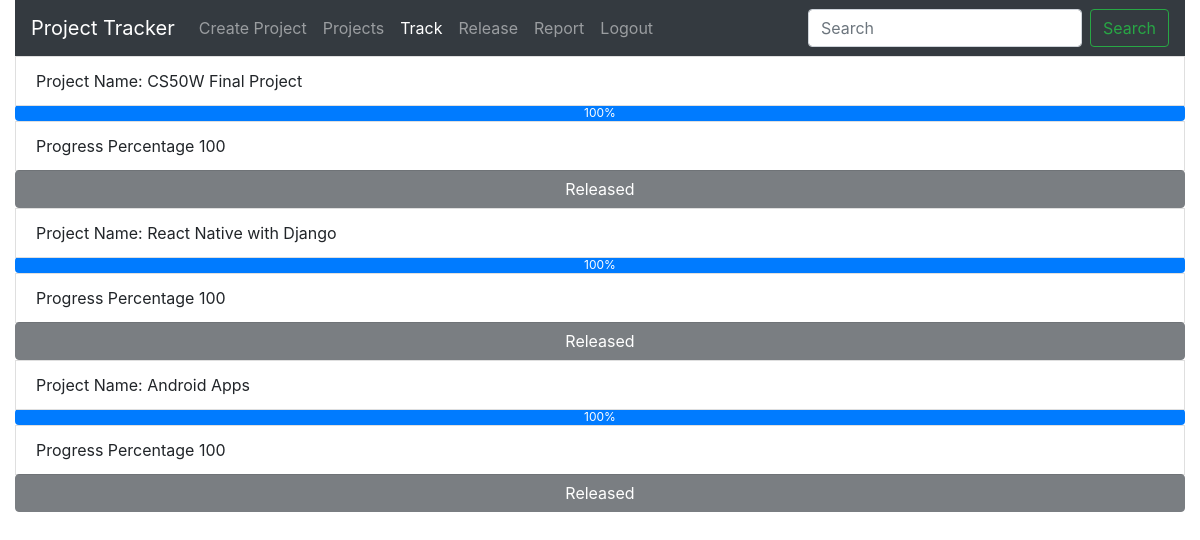
Before: /track (signed in) with the older database file.
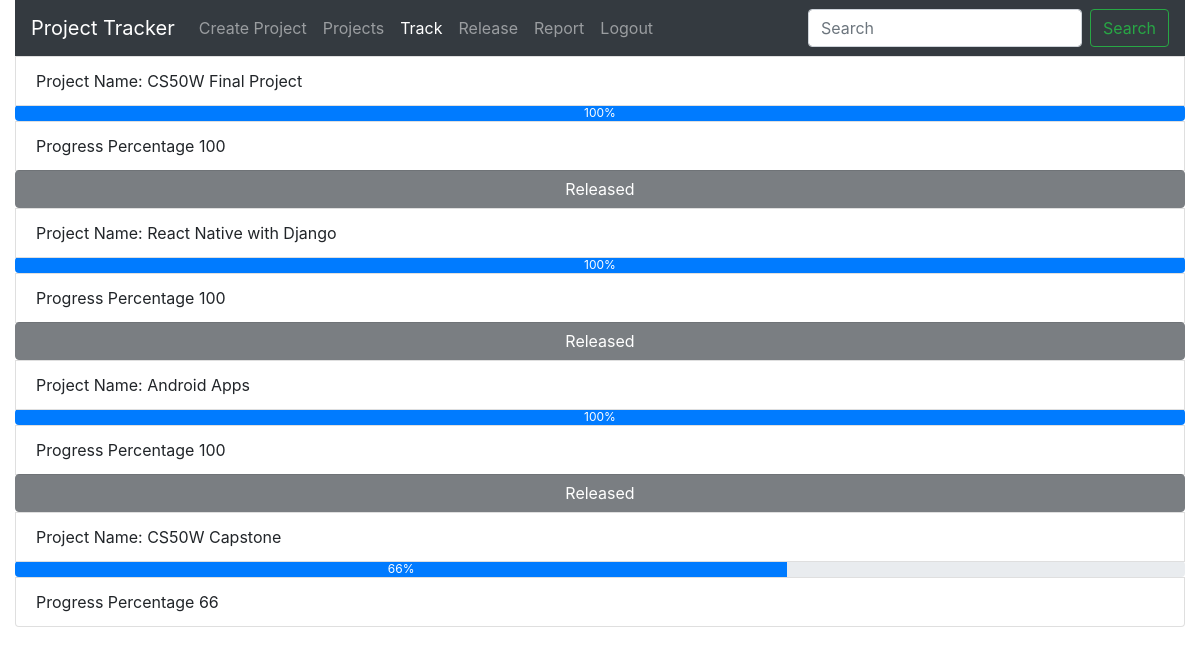
After: the same page with the newer database file.
### Pmanage/models.py (models this page shows)
class Project(models.Model):
    Project_name=models.CharField(max_length=64)
    team=models.IntegerField()
    complete_percentage=models.IntegerField()
    createdate=datetime.datetime.now()
    max_day=models.IntegerField()
    status=models.CharField(max_length=64,default="unrelease")

### Pmanage/views.py (the view)
# urls.py: path('track',views.track,name="Track"),
@login_required
def track(request):
    proj=Project.objects.all()
    return render(request, "Pmanage/Track.html",{"proj": proj})

### Pmanage/templates/Pmanage/Track.html (shortened to what this page needs)
{% extends 'Pmanage/layout.html' %}
{% block active2 %} active {% endblock active2 %}
{% block body %}
{% for projects in proj %}
<ul class="list-group">
    <li class="list-group-item">Project Name: {{projects.Project_name}}</li>
    <div class="progress">
        <div class="progress-bar" role="progressbar" style="width:{{projects.complete_percentage}}%;" aria-valuenow="{{projects.complete_percentage}}" aria-valuemin="0" aria-valuemax="100">{{projects.complete_percentage}}%</div>
      </div>
    <li class="list-group-item">Progress Percentage {{projects.complete_percentage}}</li>
     {% if  projects.complete_percentage == 100  %}
        {% if projects.status == "release" %}
     <button onclick="send('{{projects.id}}')" name="release" disabled  class="btn btn-dark">Released</button>
      {% elif projects.status == "unrelease" %}
     <button onclick="send('{{projects.id}}')" name="release"  class="btn btn-outline-primary">Release</button>
     <p>{{projects.status}}</p>
        {% endif %}
    {% endif %}
</ul>
{% endfor %}
{% endblock %}

Changed rows visible on the page:
added Project: Project_name "CS50W Capstone", complete_percentage "66"
